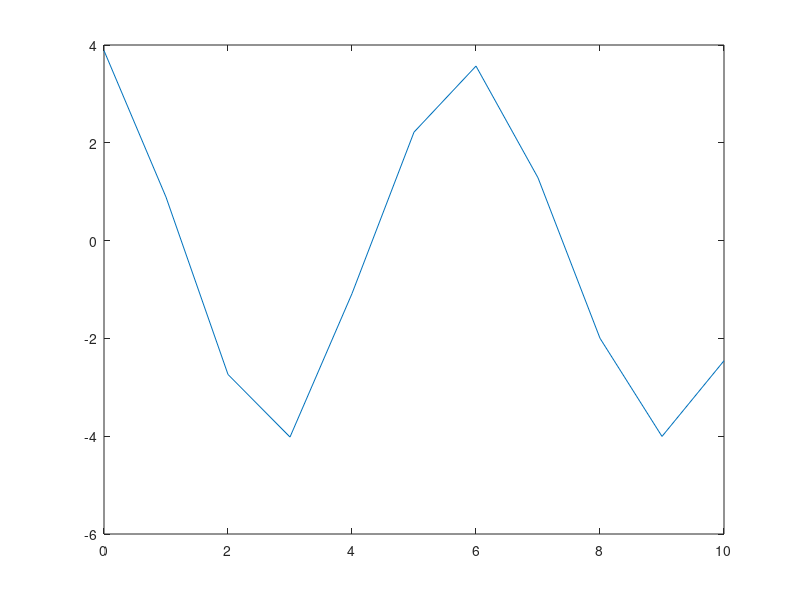

Write the MATLAB code that produced this figure. (Note: this script raises an error after producing the figure.)
clear all; close all; clc;

data2x = [0.0000000e+00, 1.0000000e+00, 2.0000000e+00, 3.0000000e+00, 4.0000000e+00, 5.0000000e+00, 6.0000000e+00, 7.0000000e+00, 8.0000000e+00, 9.0000000e+00, 1.0000000e+01];
data2y = [3.8858954e+00, 8.9006385e-01,-2.7372470e+00,-4.0171729e+00,-1.0835979e+00, 2.2178971e+00, 3.5691387e+00, 1.2847665e+00,-1.9974321e+00,-4.0047838e+00,-2.4565813e+00];

data3x = [0.0000000e+00, 1.0000000e+00, 2.0000000e+00, 3.0000000e+00, 4.0000000e+00, 5.0000000e+00, 6.0000000e+00, 7.0000000e+00, 8.0000000e+00, 9.0000000e+00, 1.0000000e+01];
data3y = [4.6911439e+00, 2.2653577e+00, 8.5217046e+00, 1.1514149e+01, 1.3552068e+01, 2.1525177e+01, 4.3075146e+01, 7.0723943e+01, 1.0747195e+02, 1.8174691e+02, 2.9621277e+02];

%% 8
plot(data2x, data2y);
c1 = [1.0 1.0];
f = @(x, c) c(1) *sin(x + c(2));
f1 = @(x) f(x, c1);
e = eF(f1, data2x, data2y);
% save('A8.dat', 'e', '-ascii');

%% 9 
% oF = @(c) eF(f(x, c), data2x, data2y);
% c2 = fminsearch('eFsin', c1, [], data2x, data2y);
c2 = fminsearch('eFsin', c1);
y = f(x, c2);
plot(data2x, data2y, 'o', x, y);
ans = y(1:10);
% save('A9.dat', 'ans', '-ascii');


%% 10
plot(data3x, data3y);
c1 = [1.0 1.0];
f = @(x, c) c(1) *exp(x * c(2));
f1 = @(x) f(x, c1);
e = eF(f1, data3x, data3y);
% save('A10.dat', 'e', '-ascii');

%% 11 
c2 = fminsearch('eFexp', c1);
y = f(x, c2);
plot(data3x, data3y, 'o', x, y);
ans = y(1:10);
% save('A11.dat', 'ans', '-ascii');

